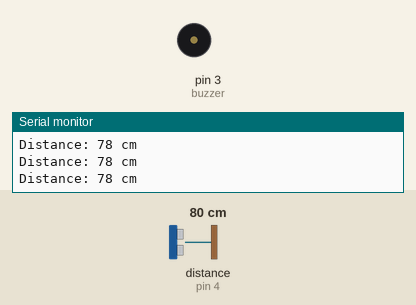
Recording of a sketch running on a simulated Arduino Uno, built with avr-gcc and run on an emulated ATmega328P. On the bench: buzzer (waves = sounding), the last lines printed to the serial monitor. Wiring (inferred from the names in the program): ultrasonic range finder: trigger pin 5; echo pin 4. The inputs (shaded band) are chosen by the test bench; at power-on: distance to the obstacle (sensor on pin 4) 80 cm. The echo pulse lasts 58.3 µs per cm.

Above: at 1.2 s.
1.3 s: distance to the obstacle (sensor on pin 4) set to 18 cm
2.8 s: distance to the obstacle (sensor on pin 4) set to 14 cm
At 3.8 s:
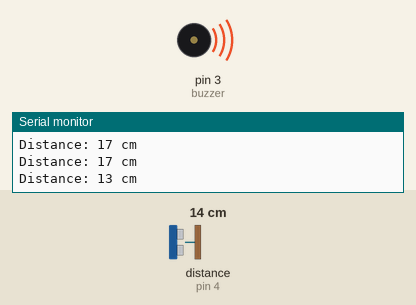
Timing chart, 0 to 5.8 s (numbered marks = the images above; inputs shaded):
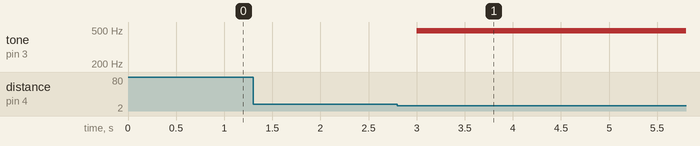

Measured:
- the behaviour switches between 16 and 15 cm on distance to the obstacle (sensor on pin 4) (found by bisection; images 0 and 1)
- after the input at 2.8 s, tone on pin 3 (buzzer): silent → 490 Hz after 0.20 s

The sketch:

Ultrasonic_Buzzer.ino
```cpp
#define TRIG 5
#define ECHO 4
#define buzzer 3

long duration;
int distance;
int State = 1;

void setup(){

Serial.begin(9600);
pinMode(TRIG, OUTPUT);
pinMode(ECHO, INPUT);
pinMode(buzzer, OUTPUT);

}

bool readUltrasonic(){
  digitalWrite(TRIG, LOW);
delayMicroseconds(2);

digitalWrite(TRIG, HIGH);
delayMicroseconds(10);

digitalWrite(TRIG, LOW);

//distance = pulseIn(ECHO, HIGH)/58.2;
duration = pulseIn(ECHO, HIGH);
distance = duration * 0.034 / 2;

Serial.print("Distance: ");
Serial.print(distance);
Serial.println(" cm");
delay(100);

if( distance < 15){
  return HIGH;
}else{
  return LOW;
}

}

void loop(){
  // Ultrasonic Started
  State = readUltrasonic();

  if(State == 1){
    analogWrite(buzzer,100);
//    tone(buzzer, 100);
    delay(400);
//    tone(buzzer, 100);
    analogWrite(buzzer,0);
    delay(400);
  }else{
    analogWrite(buzzer,0);
  }


}
```
